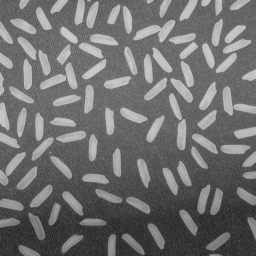
%> input picture 7-14rice_advanced/rice.png, 256 x 256 px
$ octave --eval "result = fix_rice_stick_by_bwmorph;"   (GNU Octave 9; MATLAB toolbox functions it lacks are replaced by stand-ins)
%> lines starting %> are read from the running program, lines starting %| are printed output that depends on the picture; in (x1, y1, x2, y2) boxes, pixels count from 0 and x2, y2 are one past the last pixel; in counts of white or black regions, pixels touching at a corner belong together; the program's own positions count from 1
function tag=fix_rice_stick_by_bwmorph()
I = imread('rice.png');
%> I is the input picture: size 256x256 uint8; min 40, max 204, mean 111.2
[width,height] = size(I);
%> width = 256; height = 256
BW=im2bw(I);
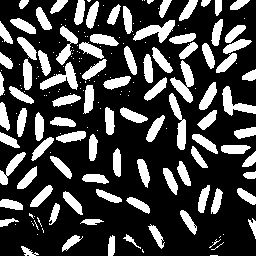
%> BW: size 256x256 logical; 26.8% white; 191 white regions (102 under 20 px), largest, box (x1, y1, x2, y2) and area: (170, 60, 194, 103) 455, (133, 20, 175, 43) 438, (40, 62, 78, 90) 432


J = edge(BW,'canny');
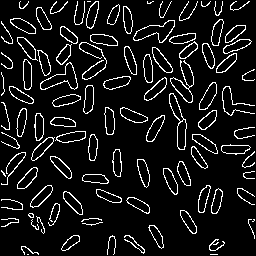
%> J: size 256x256 logical; 9.2% white in thin lines or dots
%figure,imshow(J);
K = imfill(J,'holes');
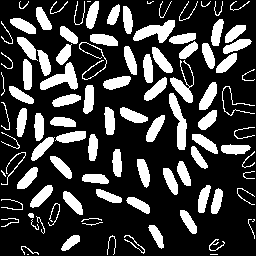
%> K: size 256x256 logical; 24.7% white; 100 white regions (7 under 20 px), largest, box (x1, y1, x2, y2) and area: (133, 20, 175, 43) 493, (40, 62, 78, 90) 486, (169, 93, 187, 150) 474
%figure,imshow(K);
SE = strel('disk',3);%用于膨胀腐蚀及开闭运算等操作的结构元素对象
%对图像实现开运算，开运算一般能平滑图像的轮廓，消弱狭窄的部分，去掉细的突出。
BW1 = imopen(K,SE);
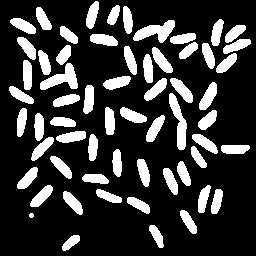
%> BW1: size 256x256 logical; 21.9% white; 61 white regions, largest, box (x1, y1, x2, y2) and area: (133, 20, 175, 43) 490, (40, 63, 78, 90) 482, (169, 93, 187, 150) 471

BW2=bwmorph(BW1,'thin',Inf);
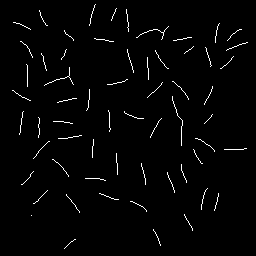
%> BW2: size 256x256 logical; 1.9% white in thin lines or dots, all inside (x1, y1, x2, y2) = (12, 4, 248, 249)
%figure,imshow(BW2);

%> (the run ends here)
